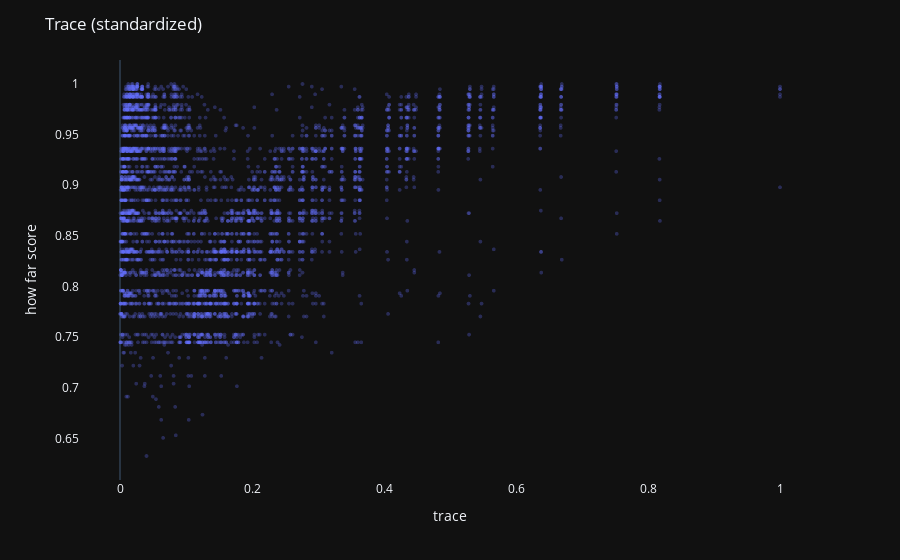
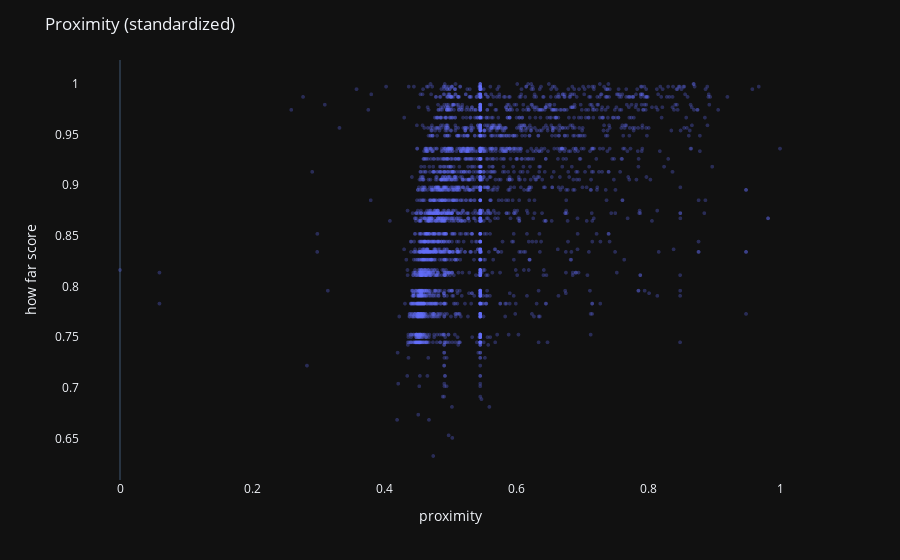

These figures' notebook cell, in order:
### Code cell
ft.visualise_bird_predictors(trace, proximity, how_far_score)

### Figure 1 — Plotly figure (JSON) as saved in the notebook; plotly's stock layout.template omitted (floating-point values rounded to 4 significant figures; data arrays with more than 128 entries replaced by an {"elided": "..."} marker saying what was removed)
{"data": [{"hovertemplate": "trace=%{x}<br>how_far_score=%{y}<extra></extra>", "legendgroup": "", "marker": {"color": "#636efa", "opacity": 0.3, "size": 4, "symbol": "circle"}, "mode": "markers", "name": "", "showlegend": false, "type": "scattergl", "x": {"elided": "3911 float values"}, "xaxis": "x", "y": {"elided": "3911 float values"}, "yaxis": "y"}], "layout": {"legend": {"tracegroupgap": 0}, "margin": {"t": 60}, "title": {"text": "Trace (standardized)"}, "xaxis": {"anchor": "y", "domain": [0, 1], "showgrid": false, "title": {"text": "trace"}}, "yaxis": {"anchor": "x", "domain": [0, 1], "showgrid": false, "title": {"text": "how far score"}}}}

### Figure 2 — Plotly figure (JSON) as saved in the notebook; plotly's stock layout.template omitted (floating-point values rounded to 4 significant figures; data arrays with more than 128 entries replaced by an {"elided": "..."} marker saying what was removed)
{"data": [{"hovertemplate": "proximity=%{x}<br>how_far_score=%{y}<extra></extra>", "legendgroup": "", "marker": {"color": "#636efa", "opacity": 0.3, "size": 4, "symbol": "circle"}, "mode": "markers", "name": "", "showlegend": false, "type": "scattergl", "x": {"elided": "3911 float values"}, "xaxis": "x", "y": {"elided": "3911 float values"}, "yaxis": "y"}], "layout": {"legend": {"tracegroupgap": 0}, "margin": {"t": 60}, "title": {"text": "Proximity (standardized)"}, "xaxis": {"anchor": "y", "domain": [0, 1], "showgrid": false, "title": {"text": "proximity"}}, "yaxis": {"anchor": "x", "domain": [0, 1], "showgrid": false, "title": {"text": "how far score"}}}}
